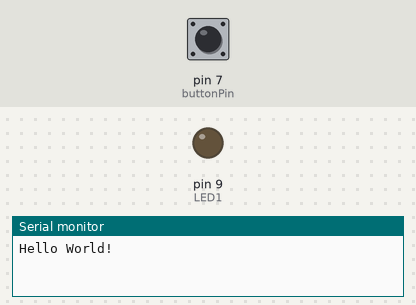
Recording of a sketch running on a simulated Arduino Uno, built with avr-gcc and run on an emulated ATmega328P. Parts: output pins drawn as LEDs (lit = HIGH), the last lines printed to the serial monitor. Inputs (shaded band) come from the test bench; at power-on: pin 7 (buttonPin) LOW.

Above: at 4.2 s.
4.3 s: pin 7 (buttonPin) pulled HIGH for 0.15 s
At 4.37 s:
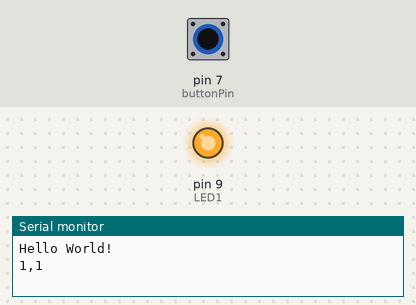
5.9 s: pin 7 (buttonPin) pulled HIGH for 3.2 s
At 10.3 s:
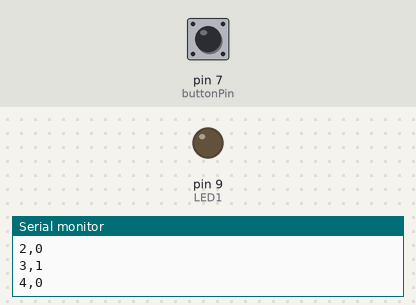
Timing chart, 0 to 11.8 s (numbered marks = the images above; inputs shaded):
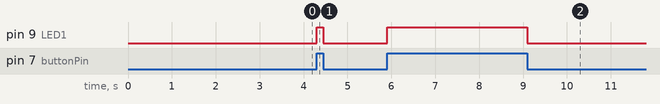

The sketch:

CircuitBasics_03_Serial.ino
```cpp
// Circuit Basics 03 - Serial
// Show a message on the Serial console using Serial.print()
// functions, this allows debuging and displays the value of
// variables.  Also checkout the Serial Plotter which draws lines!
//
// Connect a tactile button to positive voltage on one side
// and a 10k resistor to ground on the other in parallel with
// a connection to the arduino button input pin, this will
// pull LOW the arduino input and show a HIGH when the button
// is pressed.
//                  5v
//                  |
//                  \ switch
//                  |
//       Input o----|
//                  |
//                  10k
//                  |
//                  GND

byte LED1 = 9; // this pin controls the LED
byte buttonPin = 7; // this pin controls the button

int toggles = 0; // counts button change toggles
bool buttonPrevState = LOW; // previous button state

void setup() {
  Serial.begin(9600); // start serial for debugging
  //** only use this while loop if your program will always have serial!
  //while(!Serial) { } ; // wait for a serial connection --- !!!

  Serial.println("Hello World!");
  delay(3000); // wait a few seconds to enjoy our welcome message

  pinMode(LED1, OUTPUT); // set LED pin for output
  pinMode(buttonPin, INPUT); // set button pin for input

}

void loop() {

  bool buttonState = digitalRead(buttonPin); // read from the button

  if(buttonState == HIGH) { // if the button is pressed
    digitalWrite(LED1, HIGH); // turn on the LED
    if(buttonState != buttonPrevState) { // did the state just change?
      toggles++; // increment the toggles count
      Serial.print(toggles); Serial.print(","); //high toggles count shows switch bouncing
      Serial.println(buttonState); // output button value to console and plotter
    }
  } else {
    digitalWrite(LED1, LOW);
    if(buttonState != buttonPrevState) { // did the state just change?
      toggles++; // increment the toggles count
      Serial.print(toggles); Serial.print(","); //high toggles count shows switch bouncing
      Serial.println(buttonState); // output button value to console and plotter
    }
  }

  buttonPrevState = buttonState; // store the new value
}
```

Measured:
- after the input at 4.3 s, pin 9 (LED1): LOW → HIGH at once, → LOW 0.15 s later
- after the input at 5.9 s, pin 9 (LED1): LOW → HIGH at once, → LOW 3.2 s later
